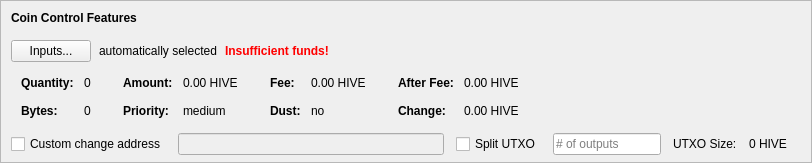
    <widget class="QFrame" name="frameCoinControl">
     <property name="sizePolicy">
      <sizepolicy hsizetype="Expanding" vsizetype="Expanding">
       <horstretch>0</horstretch>
       <verstretch>0</verstretch>
      </sizepolicy>
     </property>
     <property name="maximumSize">
      <size>
       <width>16777215</width>
       <height>16777215</height>
      </size>
     </property>
     <property name="frameShape">
      <enum>QFrame::StyledPanel</enum>
     </property>
     <property name="frameShadow">
      <enum>QFrame::Sunken</enum>
     </property>
     <layout class="QVBoxLayout" name="verticalLayoutCoinControl2">
      <property name="spacing">
       <number>0</number>
      </property>
      <property name="leftMargin">
       <number>0</number>
      </property>
      <property name="topMargin">
       <number>0</number>
      </property>
      <property name="rightMargin">
       <number>0</number>
      </property>
      <property name="bottomMargin">
       <number>6</number>
      </property>
      <item>
       <layout class="QVBoxLayout" name="verticalLayoutCoinControl" stretch="0,0,0,0,1">
        <property name="spacing">
         <number>0</number>
        </property>
        <property name="leftMargin">
         <number>10</number>
        </property>
        <property name="topMargin">
         <number>10</number>
        </property>
        <item>
         <layout class="QHBoxLayout" name="horizontalLayoutCoinControl1">
          <property name="bottomMargin">
           <number>15</number>
          </property>
          <item>
           <widget class="QLabel" name="labelCoinControlFeatures">
            <property name="sizePolicy">
             <sizepolicy hsizetype="Preferred" vsizetype="Maximum">
              <horstretch>0</horstretch>
              <verstretch>0</verstretch>
             </sizepolicy>
            </property>
            <property name="font">
             <font>
              <weight>75</weight>
              <bold>true</bold>
             </font>
            </property>
            <property name="styleSheet">
             <string notr="true">font-weight:bold;</string>
            </property>
            <property name="text">
             <string>Coin Control Features</string>
            </property>
           </widget>
          </item>
         </layout>
        </item>
        <item>
         <layout class="QHBoxLayout" name="horizontalLayoutCoinControl2" stretch="0,0,0,0">
          <property name="spacing">
           <number>8</number>
          </property>
          <property name="bottomMargin">
           <number>10</number>
          </property>
          <item>
           <widget class="QPushButton" name="pushButtonCoinControl">
            <property name="styleSheet">
             <string notr="true"/>
            </property>
            <property name="text">
             <string>Inputs...</string>
            </property>
            <property name="autoDefault">
             <bool>false</bool>
            </property>
           </widget>
          </item>
          <item>
           <widget class="QLabel" name="labelCoinControlAutomaticallySelected">
            <property name="text">
             <string>automatically selected</string>
            </property>
            <property name="margin">
             <number>5</number>
            </property>
           </widget>
          </item>
          <item>
           <widget class="QLabel" name="labelCoinControlInsuffFunds">
            <property name="font">
             <font>
              <weight>75</weight>
              <bold>true</bold>
             </font>
            </property>
            <property name="styleSheet">
             <string notr="true">color:red;font-weight:bold;</string>
            </property>
            <property name="text">
             <string>Insufficient funds!</string>
            </property>
            <property name="margin">
             <number>5</number>
            </property>
           </widget>
          </item>
          <item>
           <spacer name="horizontalSpacerCoinControl">
            <property name="orientation">
             <enum>Qt::Horizontal</enum>
            </property>
            <property name="sizeHint" stdset="0">
             <size>
              <width>40</width>
              <height>1</height>
             </size>
            </property>
           </spacer>
          </item>
         </layout>
        </item>
        <item>
         <widget class="QWidget" name="widgetCoinControl" native="true">
          <property name="sizePolicy">
           <sizepolicy hsizetype="Preferred" vsizetype="Preferred">
            <horstretch>0</horstretch>
            <verstretch>0</verstretch>
           </sizepolicy>
          </property>
          <property name="minimumSize">
           <size>
            <width>0</width>
            <height>0</height>
           </size>
          </property>
          <property name="styleSheet">
           <string notr="true"/>
          </property>
          <layout class="QHBoxLayout" name="horizontalLayoutCoinControl5">
           <property name="leftMargin">
            <number>0</number>
           </property>
           <property name="topMargin">
            <number>0</number>
           </property>
           <property name="rightMargin">
            <number>0</number>
           </property>
           <property name="bottomMargin">
            <number>0</number>
           </property>
           <item>
            <layout class="QHBoxLayout" name="horizontalLayoutCoinControl3" stretch="0,0,0,1">
             <property name="spacing">
              <number>20</number>
             </property>
             <property name="topMargin">
              <number>0</number>
             </property>
             <property name="bottomMargin">
              <number>10</number>
             </property>
             <item>
              <layout class="QFormLayout" name="formLayoutCoinControl1">
               <property name="horizontalSpacing">
                <number>10</number>
               </property>
               <property name="verticalSpacing">
                <number>14</number>
               </property>
               <property name="leftMargin">
                <number>10</number>
               </property>
               <property name="topMargin">
                <number>4</number>
               </property>
               <property name="rightMargin">
                <number>6</number>
               </property>
               <item row="0" column="0">
                <widget class="QLabel" name="labelCoinControlQuantityText">
                 <property name="font">
                  <font>
                   <weight>75</weight>
                   <bold>true</bold>
                  </font>
                 </property>
                 <property name="text">
                  <string>Quantity:</string>
                 </property>
                 <property name="margin">
                  <number>0</number>
                 </property>
                </widget>
               </item>
               <item row="0" column="1">
                <widget class="QLabel" name="labelCoinControlQuantity">
                 <property name="cursor">
                  <cursorShape>IBeamCursor</cursorShape>
                 </property>
                 <property name="contextMenuPolicy">
                  <enum>Qt::ActionsContextMenu</enum>
                 </property>
                 <property name="text">
                  <string notr="true">0</string>
                 </property>
                 <property name="margin">
                  <number>0</number>
                 </property>
                 <property name="textInteractionFlags">
                  <set>Qt::LinksAccessibleByMouse|Qt::TextSelectableByKeyboard|Qt::TextSelectableByMouse</set>
                 </property>
                </widget>
               </item>
               <item row="1" column="0">
                <widget class="QLabel" name="labelCoinControlBytesText">
                 <property name="font">
                  <font>
                   <weight>75</weight>
                   <bold>true</bold>
                  </font>
                 </property>
                 <property name="text">
                  <string>Bytes:</string>
                 </property>
                </widget>
               </item>
               <item row="1" column="1">
                <widget class="QLabel" name="labelCoinControlBytes">
                 <property name="cursor">
                  <cursorShape>IBeamCursor</cursorShape>
                 </property>
                 <property name="contextMenuPolicy">
                  <enum>Qt::ActionsContextMenu</enum>
                 </property>
                 <property name="text">
                  <string notr="true">0</string>
                 </property>
                 <property name="textInteractionFlags">
                  <set>Qt::LinksAccessibleByMouse|Qt::TextSelectableByKeyboard|Qt::TextSelectableByMouse</set>
                 </property>
                </widget>
               </item>
              </layout>
             </item>
             <item>
              <layout class="QFormLayout" name="formLayoutCoinControl2">
               <property name="horizontalSpacing">
                <number>10</number>
               </property>
               <property name="verticalSpacing">
                <number>14</number>
               </property>
               <property name="leftMargin">
                <number>6</number>
               </property>
               <property name="topMargin">
                <number>4</number>
               </property>
               <property name="rightMargin">
                <number>6</number>
               </property>
               <item row="0" column="0">
                <widget class="QLabel" name="labelCoinControlAmountText">
                 <property name="font">
                  <font>
                   <weight>75</weight>
                   <bold>true</bold>
                  </font>
                 </property>
                 <property name="text">
                  <string>Amount:</string>
                 </property>
                 <property name="margin">
                  <number>0</number>
                 </property>
                </widget>
               </item>
               <item row="0" column="1">
                <widget class="QLabel" name="labelCoinControlAmount">
                 <property name="cursor">
                  <cursorShape>IBeamCursor</cursorShape>
                 </property>
                 <property name="contextMenuPolicy">
                  <enum>Qt::ActionsContextMenu</enum>
                 </property>
                 <property name="text">
                  <string notr="true">0.00 HIVE</string>
                 </property>
                 <property name="textInteractionFlags">
                  <set>Qt::LinksAccessibleByMouse|Qt::TextSelectableByKeyboard|Qt::TextSelectableByMouse</set>
                 </property>
                </widget>
               </item>
               <item row="1" column="0">
                <widget class="QLabel" name="labelCoinControlPriorityText">
                 <property name="font">
                  <font>
                   <weight>75</weight>
                   <bold>true</bold>
                  </font>
                 </property>
                 <property name="text">
                  <string>Priority:</string>
                 </property>
                </widget>
               </item>
               <item row="1" column="1">
                <widget class="QLabel" name="labelCoinControlPriority">
                 <property name="cursor">
                  <cursorShape>IBeamCursor</cursorShape>
                 </property>
                 <property name="contextMenuPolicy">
                  <enum>Qt::ActionsContextMenu</enum>
                 </property>
                 <property name="text">
                  <string>medium</string>
                 </property>
                 <property name="textInteractionFlags">
                  <set>Qt::LinksAccessibleByMouse|Qt::TextSelectableByKeyboard|Qt::TextSelectableByMouse</set>
                 </property>
                </widget>
               </item>
              </layout>
             </item>
             <item>
              <layout class="QFormLayout" name="formLayoutCoinControl3">
               <property name="horizontalSpacing">
                <number>10</number>
               </property>
               <property name="verticalSpacing">
                <number>14</number>
               </property>
               <property name="leftMargin">
                <number>6</number>
               </property>
               <property name="topMargin">
                <number>4</number>
               </property>
               <property name="rightMargin">
                <number>6</number>
               </property>
               <item row="0" column="0">
                <widget class="QLabel" name="labelCoinControlFeeText">
                 <property name="font">
                  <font>
                   <weight>75</weight>
                   <bold>true</bold>
                  </font>
                 </property>
                 <property name="text">
                  <string>Fee:</string>
                 </property>
                 <property name="margin">
                  <number>0</number>
                 </property>
                </widget>
               </item>
               <item row="0" column="1">
                <widget class="QLabel" name="labelCoinControlFee">
                 <property name="cursor">
                  <cursorShape>IBeamCursor</cursorShape>
                 </property>
                 <property name="contextMenuPolicy">
                  <enum>Qt::ActionsContextMenu</enum>
                 </property>
                 <property name="text">
                  <string notr="true">0.00 HIVE</string>
                 </property>
                 <property name="textInteractionFlags">
                  <set>Qt::LinksAccessibleByMouse|Qt::TextSelectableByKeyboard|Qt::TextSelectableByMouse</set>
                 </property>
                </widget>
               </item>
               <item row="1" column="0">
                <widget class="QLabel" name="labelCoinControlLowOutputText">
                 <property name="font">
                  <font>
                   <weight>75</weight>
                   <bold>true</bold>
                  </font>
                 </property>
                 <property name="text">
                  <string>Dust:</string>
                 </property>
                </widget>
               </item>
               <item row="1" column="1">
                <widget class="QLabel" name="labelCoinControlLowOutput">
                 <property name="cursor">
                  <cursorShape>IBeamCursor</cursorShape>
                 </property>
                 <property name="contextMenuPolicy">
                  <enum>Qt::ActionsContextMenu</enum>
                 </property>
                 <property name="text">
                  <string>no</string>
                 </property>
                 <property name="textInteractionFlags">
                  <set>Qt::LinksAccessibleByMouse|Qt::TextSelectableByKeyboard|Qt::TextSelectableByMouse</set>
                 </property>
                </widget>
               </item>
              </layout>
             </item>
             <item>
              <layout class="QFormLayout" name="formLayoutCoinControl4">
               <property name="horizontalSpacing">
                <number>10</number>
               </property>
               <property name="verticalSpacing">
                <number>14</number>
               </property>
               <property name="leftMargin">
                <number>6</number>
               </property>
               <property name="topMargin">
                <number>4</number>
               </property>
               <property name="rightMargin">
                <number>6</number>
               </property>
               <item row="0" column="0">
                <widget class="QLabel" name="labelCoinControlAfterFeeText">
                 <property name="font">
                  <font>
                   <weight>75</weight>
                   <bold>true</bold>
                  </font>
                 </property>
                 <property name="text">
                  <string>After Fee:</string>
                 </property>
                 <property name="margin">
                  <number>0</number>
                 </property>
                </widget>
               </item>
               <item row="0" column="1">
                <widget class="QLabel" name="labelCoinControlAfterFee">
                 <property name="cursor">
                  <cursorShape>IBeamCursor</cursorShape>
                 </property>
                 <property name="contextMenuPolicy">
                  <enum>Qt::ActionsContextMenu</enum>
                 </property>
                 <property name="text">
                  <string notr="true">0.00 HIVE</string>
                 </property>
                 <property name="textInteractionFlags">
                  <set>Qt::LinksAccessibleByMouse|Qt::TextSelectableByKeyboard|Qt::TextSelectableByMouse</set>
                 </property>
                </widget>
               </item>
               <item row="1" column="0">
                <widget class="QLabel" name="labelCoinControlChangeText">
                 <property name="font">
                  <font>
                   <weight>75</weight>
                   <bold>true</bold>
                  </font>
                 </property>
                 <property name="text">
                  <string>Change:</string>
                 </property>
                </widget>
               </item>
               <item row="1" column="1">
                <widget class="QLabel" name="labelCoinControlChange">
                 <property name="cursor">
                  <cursorShape>IBeamCursor</cursorShape>
                 </property>
                 <property name="contextMenuPolicy">
                  <enum>Qt::ActionsContextMenu</enum>
                 </property>
                 <property name="text">
                  <string notr="true">0.00 HIVE</string>
                 </property>
                 <property name="textInteractionFlags">
                  <set>Qt::LinksAccessibleByMouse|Qt::TextSelectableByKeyboard|Qt::TextSelectableByMouse</set>
                 </property>
                </widget>
               </item>
              </layout>
             </item>
            </layout>
           </item>
          </layout>
         </widget>
        </item>
        <item>
         <layout class="QHBoxLayout" name="horizontalLayoutCoinControl4" stretch="0,0,0,0,0,0,0">
          <property name="spacing">
           <number>12</number>
          </property>
          <property name="sizeConstraint">
           <enum>QLayout::SetDefaultConstraint</enum>
          </property>
          <property name="topMargin">
           <number>5</number>
          </property>
          <property name="rightMargin">
           <number>5</number>
          </property>
          <item>
           <widget class="QCheckBox" name="checkBoxCoinControlChange">
            <property name="toolTip">
             <string>If this is activated, but the change address is empty or invalid, change will be sent to a newly generated address.</string>
            </property>
            <property name="text">
             <string>Custom change address</string>
            </property>
           </widget>
          </item>
          <item>
           <widget class="QValidatedLineEdit" name="lineEditCoinControlChange">
            <property name="enabled">
             <bool>false</bool>
            </property>
            <property name="sizePolicy">
             <sizepolicy hsizetype="Expanding" vsizetype="Fixed">
              <horstretch>0</horstretch>
              <verstretch>0</verstretch>
             </sizepolicy>
            </property>
           </widget>
          </item>
          <item>
           <widget class="QCheckBox" name="splitBlockCheckBox">
            <property name="text">
             <string>Split UTXO</string>
            </property>
           </widget>
          </item>
          <item>
           <widget class="QLineEdit" name="splitBlockLineEdit">
            <property name="sizePolicy">
             <sizepolicy hsizetype="Fixed" vsizetype="Fixed">
              <horstretch>50</horstretch>
              <verstretch>0</verstretch>
             </sizepolicy>
            </property>
            <property name="placeholderText">
             <string># of outputs</string>
            </property>
           </widget>
          </item>
          <item>
           <widget class="QLabel" name="labelBlockSizeText">
            <property name="text">
             <string>UTXO Size:</string>
            </property>
           </widget>
          </item>
          <item>
           <widget class="QLabel" name="labelBlockSize">
            <property name="text">
             <string>0 HIVE</string>
            </property>
           </widget>
          </item>
          <item>
           <widget class="QLabel" name="labelCoinControlChangeLabel">
            <property name="sizePolicy">
             <sizepolicy hsizetype="Preferred" vsizetype="Expanding">
              <horstretch>0</horstretch>
              <verstretch>0</verstretch>
             </sizepolicy>
            </property>
            <property name="minimumSize">
             <size>
              <width>0</width>
              <height>0</height>
             </size>
            </property>
            <property name="text">
             <string/>
            </property>
            <property name="margin">
             <number>3</number>
            </property>
           </widget>
          </item>
         </layout>
        </item>
        <item>
         <spacer name="verticalSpacerCoinControl">
          <property name="orientation">
           <enum>Qt::Vertical</enum>
          </property>
          <property name="sizeHint" stdset="0">
           <size>
            <width>800</width>
            <height>1</height>
           </size>
          </property>
         </spacer>
        </item>
       </layout>
      </item>
     </layout>
    </widget>
